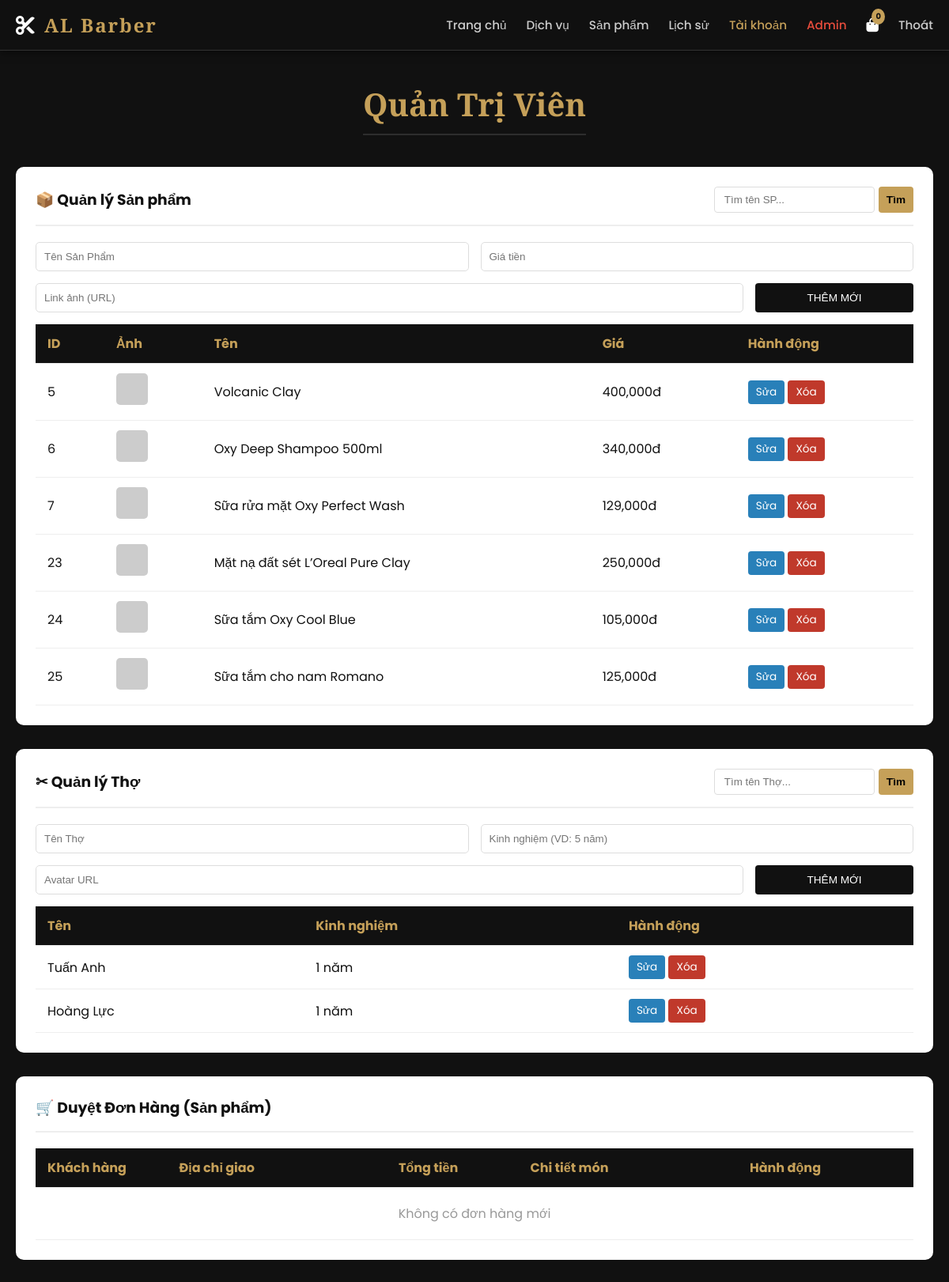
/index.php?page=admin (signed in), run on the app's committed database.
### tables this page shows
CREATE TABLE IF NOT EXISTS `products` (
  `id` int NOT NULL AUTO_INCREMENT,
  `name` varchar(100) NOT NULL,
  `price` int NOT NULL,
  `image` varchar(255) DEFAULT NULL,
  `description` text,
  PRIMARY KEY (`id`)
);

CREATE TABLE IF NOT EXISTS `stylists` (
  `id` int NOT NULL AUTO_INCREMENT,
  `name` varchar(100) NOT NULL,
  `experience` varchar(50) DEFAULT NULL,
  `avatar` varchar(255) DEFAULT NULL,
  PRIMARY KEY (`id`)
);

### pages/admin.php (the view, shortened to what this page needs)
<?php if (isset($_SESSION['role']) && $_SESSION['role']=='admin'): ?>
    <div class="container animate-fade">
        <div class="section-title"><h2>Quản Trị Viên</h2></div>
        <div class="admin-wrap">
            <div class="admin-header">
                <h3>📦 Quản lý Sản phẩm</h3>
                <form method="GET" class="search-form">
                    <input type="text" name="search_product" placeholder="Tìm tên SP..."
                           value="<?php echo isset($_GET['search_product']) ? htmlspecialchars($_GET['search_product']) : ''; ?>"
                           style="padding:8px 12px; border:1px solid #ddd; border-radius:4px; outline:none;">
                    <button type="submit" class="btn-action" style="background:var(--gold); color:black; font-weight:bold; border:none;">Tìm</button>
                </form>
            </div>
            <?php
            $p_edit = ['id'=>'', 'name'=>'', 'price'=>'', 'image'=>''];
            ?>
            <form method="POST">
                <div class="form-row">
                    <input type="text" name="p_name" placeholder="Tên Sản Phẩm" value="<?php echo $p_edit['name']; ?>" required>
                    <input type="number" name="p_price" placeholder="Giá tiền" value="<?php echo $p_edit['price']; ?>" required>
                </div>
                <div class="form-row">
                    <input type="text" name="p_image" placeholder="Link ảnh (URL)" value="<?php echo $p_edit['image']; ?>">
                    <button type="submit" name="save_product" class="btn-action" style="background:var(--black); width:100%; max-width:200px;">
                        <?php echo $p_edit['id'] ? 'CẬP NHẬT' : 'THÊM MỚI'; ?>
                    </button>
                </div>
            </form>
            <div style="overflow-x: auto;">
                <table>
                    <tr><th>ID</th><th>Ảnh</th><th>Tên</th><th>Giá</th><th>Hành động</th></tr>
                    <?php
                    $sql_p = "SELECT * FROM products";
                    $params_p = [];
                    $stmt = $conn->prepare($sql_p);
                    $stmt->execute($params_p);
                    while($r = $stmt->fetch()):
                    ?>
                    <tr>
                        <td><?php echo $r['id']; ?></td>
                        <td><img src="<?php echo $r['image']; ?>" style="width:40px; height:40px; object-fit:cover; border-radius:5px;" onerror="this.src='https://placehold.co/40'"></td>
                        <td><?php echo $r['name']; ?></td>
                        <td><?php echo number_format($r['price']); ?>đ</td>
                        <td>
                            <a href="index.php?page=admin&edit_p=<?php echo $r['id']; ?>" class="btn-action btn-edit">Sửa</a>
                            <a href="index.php?page=admin&delete_product=<?php echo $r['id']; ?>" onclick="return confirm('Xóa sản phẩm này?')" class="btn-action btn-delete">Xóa</a>
                        </td>
                    </tr>
                    <?php endwhile; ?>
                </table>
            </div>
        </div>
        <div class="admin-wrap">
            <div class="admin-header">
                <h3>✂ Quản lý Thợ</h3>
                <form method="GET" class="search-form">
                    <input type="text" name="search_stylist" placeholder="Tìm tên Thợ..."
                           value="<?php echo isset($_GET['search_stylist']) ? htmlspecialchars($_GET['search_stylist']) : ''; ?>"
                           style="padding:8px 12px; border:1px solid #ddd; border-radius:4px; outline:none;">
                    <button type="submit" class="btn-action" style="background:var(--gold); color:black; font-weight:bold; border:none;">Tìm</button>
                </form>
            </div>
            <?php
            $s_edit = ['id'=>'', 'name'=>'', 'experience'=>'', 'avatar'=>''];
            ?>
            <form method="POST">
                <div class="form-row">
                    <input type="text" name="s_name" placeholder="Tên Thợ" value="<?php echo $s_edit['name']; ?>" required>
                    <input type="text" name="s_exp" placeholder="Kinh nghiệm (VD: 5 năm)" value="<?php echo $s_edit['experience']; ?>" required>
                </div>
                <div class="form-row">
                    <input type="text" name="s_avatar" placeholder="Avatar URL" value="<?php echo $s_edit['avatar']; ?>">
                    <button type="submit" name="save_stylist" class="btn-action" style="background:var(--black); width:100%; max-width:200px;">
                        <?php echo $s_edit['id'] ? 'CẬP NHẬT' : 'THÊM MỚI'; ?>
                    </button>
                </div>
            </form>
            <div style="overflow-x: auto;">
                <table>
                    <tr><th>Tên</th><th>Kinh nghiệm</th><th>Hành động</th></tr>
                    <?php
                    $sql_s = "SELECT * FROM stylists";
                    $params_s = [];
                    $stmt = $conn->prepare($sql_s);
                    $stmt->execute($params_s);
                    while($r = $stmt->fetch()):
                    ?>
                    <tr>
                        <td><?php echo $r['name']; ?></td>
                        <td><?php echo $r['experience']; ?></td>
                        <td>
                            <a href="index.php?page=admin&edit_s=<?php echo $r['id']; ?>" class="btn-action btn-edit">Sửa</a>
                            <a href="index.php?page=admin&delete_stylist=<?php echo $r['id']; ?>" onclick="return confirm('Xóa thợ này?')" class="btn-action btn-delete">Xóa</a>
                        </td>
                    </tr>
                    <?php endwhile; ?>
                </table>
            </div>
        </div>
        <div class="admin-wrap">
            <div class="admin-header"><h3>🛒 Duyệt Đơn Hàng (Sản phẩm)</h3></div>
            <div style="overflow-x: auto;">
                <table>
                    <tr>
                        <th style="width:15%">Khách hàng</th>
                        <th style="width:25%">Địa chỉ giao</th>
                        <th style="width:15%">Tổng tiền</th>
                        <th style="width:25%">Chi tiết món</th>
                        <th style="width:20%">Hành động</th>
                    </tr>
                    <?php
                    $stmt = $conn->prepare("SELECT * FROM orders WHERE status='pending' ORDER BY created_at DESC");
                    $stmt->execute();
                    if($stmt->rowCount() == 0) echo "<tr><td colspan='5' style='text-align:center; color:#999; padding:20px'>Không có đơn hàng mới</td></tr>";
                    ?>
                </table>
            </div>
        </div>
    </div>
<?php endif; ?>

### includes/header.php (style rules this page uses)
:root { --gold: #c5a059; --gold-light: #e6c888; --black: #111111; --dark: #1a1a1a; --gray: #2d2d2d; --text: #e0e0e0; --white: #ffffff; }
* { box-sizing: border-box; margin: 0; padding: 0; }
body { font-family: 'Poppins', sans-serif; background-color: var(--black); color: var(--text); overflow-x: hidden; }
a { text-decoration: none; color: inherit; transition: 0.3s ease; }
.admin-wrap { background: var(--white); color: var(--black); padding: 25px; border-radius: 10px; margin-bottom: 30px; overflow-x: auto; }
.admin-header { border-bottom: 2px solid #eee; margin-bottom: 20px; padding-bottom: 10px; }
.form-row { display: flex; gap: 15px; margin-bottom: 15px; flex-wrap: wrap; }
.form-row input, .form-row select { flex: 1; padding: 10px; border: 1px solid #ddd; border-radius: 5px; min-width: 200px; }
table { width: 100%; border-collapse: collapse; min-width: 600px; }
th, td { padding: 12px; text-align: left; border-bottom: 1px solid #eee; }
th { background: var(--black); color: var(--gold); white-space: nowrap; }
.btn-action { padding: 5px 10px; border-radius: 4px; font-size: 0.85rem; color: white; border: none; cursor: pointer; text-decoration: none; display: inline-block; }
.btn-edit { background: #2980b9; }
.btn-delete { background: #c0392b; }
.container { max-width: 1200px; margin: 40px auto; padding: 0 20px; min-height: 60vh; }
.section-title { text-align: center; margin-bottom: 40px; }
.section-title h2 { font-family: 'Playfair Display', serif; font-size: 2.5rem; color: var(--gold); border-bottom: 2px solid var(--gray); padding-bottom: 10px; display: inline-block; }
.animate-fade { animation: fadeIn 1s ease forwards; opacity: 0; }

### pages/admin.php (style rules this page uses)
table { width: 100%; border-collapse: collapse; min-width: 800px; }
th, td { white-space: nowrap; padding: 12px 15px; text-align: left; border-bottom: 1px solid #eee; }
th { background: var(--black); color: var(--gold); }
.admin-header { display: flex; justify-content: space-between; align-items: center; flex-wrap: wrap; gap: 15px; margin-bottom: 20px; border-bottom: 2px solid #eee; padding-bottom: 15px; }
.search-form { display: flex; gap: 5px; }

### data on the page
products: id "5", name "Volcanic Clay", price "400,000"
products: id "6", name "Oxy Deep Shampoo 500ml", price "340,000"
products: id "7", name "Sữa rửa mặt Oxy Perfect Wash", price "129,000"
products: id "23", name "Mặt nạ đất sét L’Oreal Pure Clay", price "250,000"
products: id "24", name "Sữa tắm Oxy Cool Blue", price "105,000"
products: id "25", name "Sữa tắm cho nam Romano", price "125,000"
stylists: name "Tuấn Anh", experience "1 năm"
stylists: name "Hoàng Lực", experience "1 năm"
